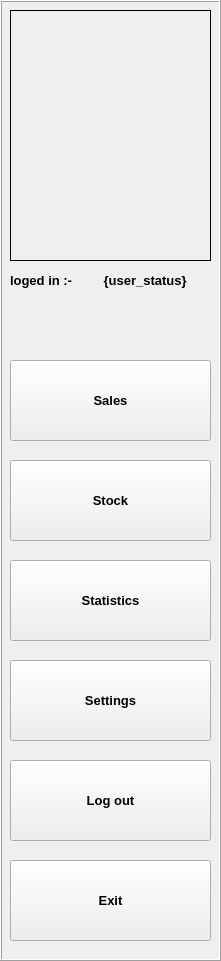
  <widget class="QFrame" name="buttons_frame">
   <property name="geometry">
    <rect>
     <x>0</x>
     <y>30</y>
     <width>221</width>
     <height>961</height>
    </rect>
   </property>
   <property name="cursor">
    <cursorShape>ArrowCursor</cursorShape>
   </property>
   <property name="frameShape">
    <enum>QFrame::Box</enum>
   </property>
   <property name="frameShadow">
    <enum>QFrame::Raised</enum>
   </property>
   <widget class="QPushButton" name="btn_statistics">
    <property name="geometry">
     <rect>
      <x>10</x>
      <y>560</y>
      <width>201</width>
      <height>81</height>
     </rect>
    </property>
    <property name="font">
     <font>
      <pointsize>10</pointsize>
      <weight>75</weight>
      <bold>true</bold>
     </font>
    </property>
    <property name="text">
     <string>Statistics</string>
    </property>
   </widget>
   <widget class="QPushButton" name="btn_Stock">
    <property name="geometry">
     <rect>
      <x>10</x>
      <y>460</y>
      <width>201</width>
      <height>81</height>
     </rect>
    </property>
    <property name="font">
     <font>
      <pointsize>10</pointsize>
      <weight>75</weight>
      <bold>true</bold>
     </font>
    </property>
    <property name="text">
     <string>Stock</string>
    </property>
   </widget>
   <widget class="QPushButton" name="btn_settings">
    <property name="geometry">
     <rect>
      <x>10</x>
      <y>660</y>
      <width>201</width>
      <height>81</height>
     </rect>
    </property>
    <property name="font">
     <font>
      <pointsize>10</pointsize>
      <weight>75</weight>
      <bold>true</bold>
     </font>
    </property>
    <property name="text">
     <string>Settings</string>
    </property>
   </widget>
   <widget class="QPushButton" name="btn_exit">
    <property name="geometry">
     <rect>
      <x>10</x>
      <y>860</y>
      <width>201</width>
      <height>81</height>
     </rect>
    </property>
    <property name="font">
     <font>
      <pointsize>10</pointsize>
      <weight>75</weight>
      <bold>true</bold>
     </font>
    </property>
    <property name="text">
     <string>Exit</string>
    </property>
   </widget>
   <widget class="QPushButton" name="btn_logout">
    <property name="geometry">
     <rect>
      <x>10</x>
      <y>760</y>
      <width>201</width>
      <height>81</height>
     </rect>
    </property>
    <property name="font">
     <font>
      <pointsize>10</pointsize>
      <weight>75</weight>
      <bold>true</bold>
     </font>
    </property>
    <property name="text">
     <string>Log out</string>
    </property>
   </widget>
   <widget class="QLabel" name="user_photo_2">
    <property name="geometry">
     <rect>
      <x>10</x>
      <y>10</y>
      <width>201</width>
      <height>251</height>
     </rect>
    </property>
    <property name="frameShape">
     <enum>QFrame::Box</enum>
    </property>
    <property name="frameShadow">
     <enum>QFrame::Plain</enum>
    </property>
    <property name="midLineWidth">
     <number>1</number>
    </property>
    <property name="text">
     <string/>
    </property>
    <property name="scaledContents">
     <bool>true</bool>
    </property>
   </widget>
   <widget class="QLabel" name="label_48">
    <property name="geometry">
     <rect>
      <x>10</x>
      <y>270</y>
      <width>91</width>
      <height>21</height>
     </rect>
    </property>
    <property name="font">
     <font>
      <family>Segoe UI</family>
      <pointsize>10</pointsize>
      <weight>75</weight>
      <bold>true</bold>
     </font>
    </property>
    <property name="text">
     <string>loged in :-</string>
    </property>
   </widget>
   <widget class="QLabel" name="label_49">
    <property name="geometry">
     <rect>
      <x>100</x>
      <y>270</y>
      <width>111</width>
      <height>21</height>
     </rect>
    </property>
    <property name="font">
     <font>
      <family>Segoe UI</family>
      <pointsize>10</pointsize>
      <weight>75</weight>
      <bold>true</bold>
     </font>
    </property>
    <property name="text">
     <string> {user_status}</string>
    </property>
   </widget>
   <widget class="QPushButton" name="btn_sales">
    <property name="geometry">
     <rect>
      <x>10</x>
      <y>360</y>
      <width>201</width>
      <height>81</height>
     </rect>
    </property>
    <property name="font">
     <font>
      <pointsize>10</pointsize>
      <weight>75</weight>
      <bold>true</bold>
     </font>
    </property>
    <property name="text">
     <string>Sales</string>
    </property>
   </widget>
  </widget>
